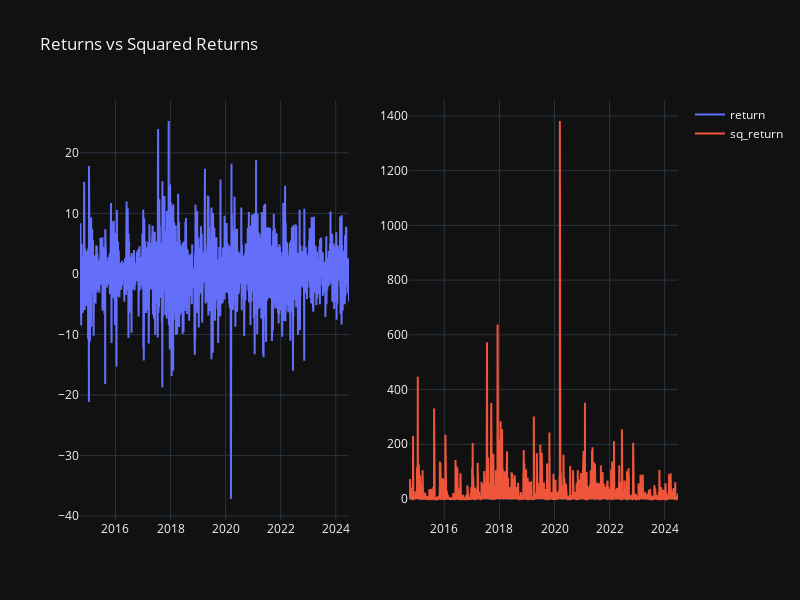

The notebook cell saved with this chart:
### Code cell
from plotly.subplots import make_subplots
import plotly.graph_objects as go

fig = make_subplots(rows=1, cols=2)

fig.add_trace(go.Scatter(x=df["ds"], y=df["return"],
                         mode='lines',
                         name='return'),
row=1, col=1
)


fig.add_trace(go.Scatter(x=df["ds"], y=df["sq_return"],
                         mode='lines',
                         name='sq_return'), 
    row=1, col=2
)

fig.update_layout(height=600, width=800, title_text="Returns vs Squared Returns", template = "plotly_dark")
fig

### Figure 1 — Plotly figure (JSON) as saved in the notebook; plotly's stock layout.template omitted (floating-point values rounded to 4 significant figures; data arrays with more than 128 entries replaced by an {"elided": "..."} marker saying what was removed)
{"data": [{"mode": "lines", "name": "return", "type": "scatter", "x": {"elided": "3570 str values"}, "xaxis": "x", "y": {"elided": "3570 float values"}, "yaxis": "y"}, {"mode": "lines", "name": "sq_return", "type": "scatter", "x": {"elided": "3570 str values"}, "xaxis": "x2", "y": {"elided": "3570 float values"}, "yaxis": "y2"}], "layout": {"height": 600, "title": {"text": "Returns vs Squared Returns"}, "width": 800, "xaxis": {"anchor": "y", "domain": [0, 0.45]}, "xaxis2": {"anchor": "y2", "domain": [0.55, 1]}, "yaxis": {"anchor": "x", "domain": [0, 1]}, "yaxis2": {"anchor": "x2", "domain": [0, 1]}}}
